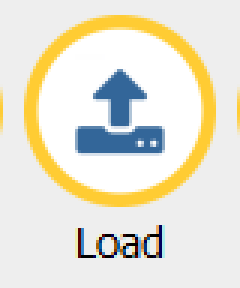
#> input picture Chapter 09/loadImage.png, 80 x 96 px (shown 3 times larger)
$ python image_enhancements.py
#> lines starting #> are read from the running program, lines starting #| are printed output that depends on the picture
import os
from PIL import Image
from PIL import ImageEnhance

infile = "loadImage.png"
image = Image.open(infile)
#> image is the input picture: PIL image 80x96 RGBA; mean R, G, B, A 231.6, 228.5, 213.8, 255

enhancer = ImageEnhance.Sharpness(image)
enhancer.enhance(2).save('loadImageSharpned.png')
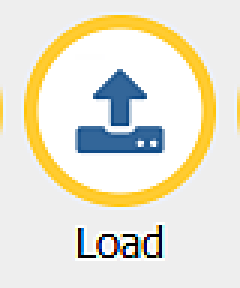
#> saved as loadImageSharpned.png: PIL image 80x96 RGBA (shown 3 times larger); mean R, G, B, A 231.4, 228.4, 213.2, 255
